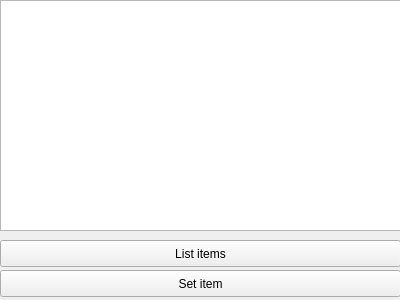
<?xml version="1.0" encoding="UTF-8"?>
<ui version="4.0">
 <class>Widget</class>
 <widget class="QWidget" name="Widget">
  <property name="geometry">
   <rect>
    <x>0</x>
    <y>0</y>
    <width>400</width>
    <height>300</height>
   </rect>
  </property>
  <property name="windowTitle">
   <string>Form</string>
  </property>
  <widget class="QPushButton" name="list_items_button">
   <property name="geometry">
    <rect>
     <x>0</x>
     <y>240</y>
     <width>401</width>
     <height>27</height>
    </rect>
   </property>
   <property name="text">
    <string>List items</string>
   </property>
  </widget>
  <widget class="QPushButton" name="set_item_button">
   <property name="geometry">
    <rect>
     <x>0</x>
     <y>270</y>
     <width>401</width>
     <height>27</height>
    </rect>
   </property>
   <property name="text">
    <string>Set item</string>
   </property>
  </widget>
  <widget class="QTableView" name="tableView">
   <property name="geometry">
    <rect>
     <x>0</x>
     <y>0</y>
     <width>401</width>
     <height>231</height>
    </rect>
   </property>
  </widget>
 </widget>
 <resources/>
 <connections/>
</ui>
